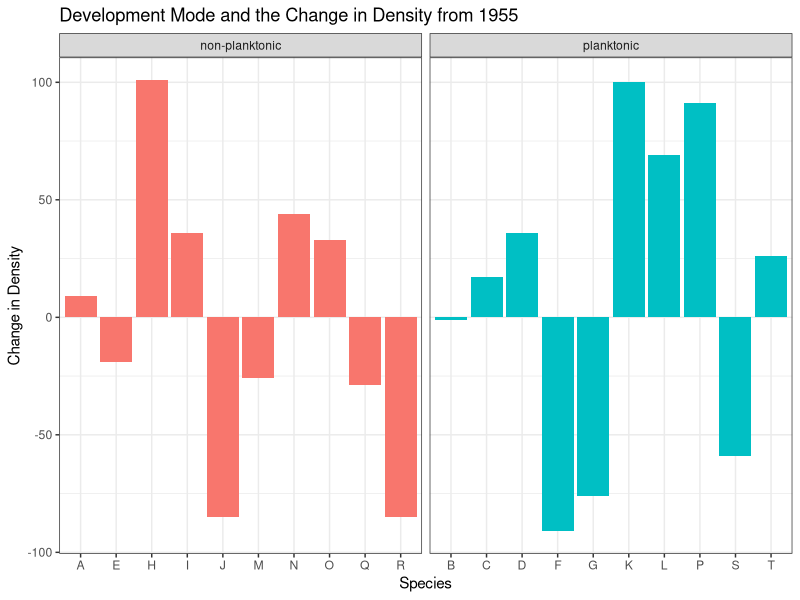
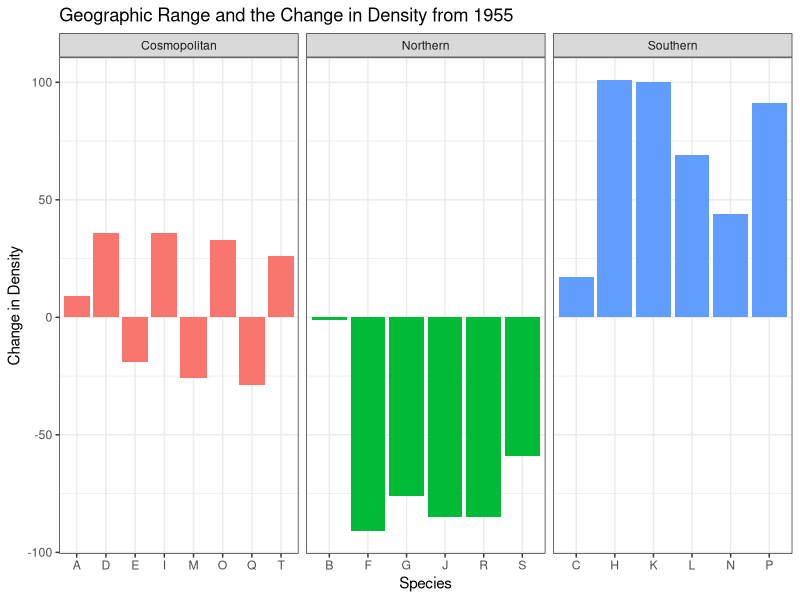
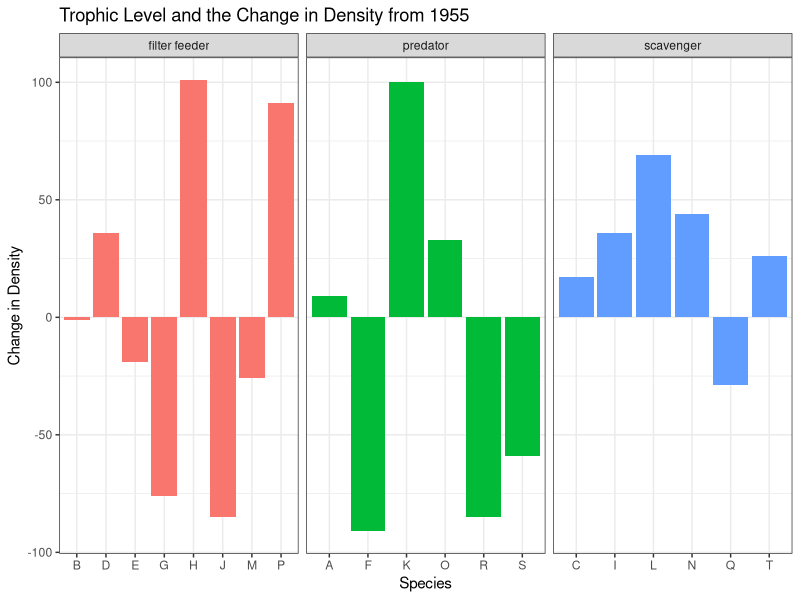
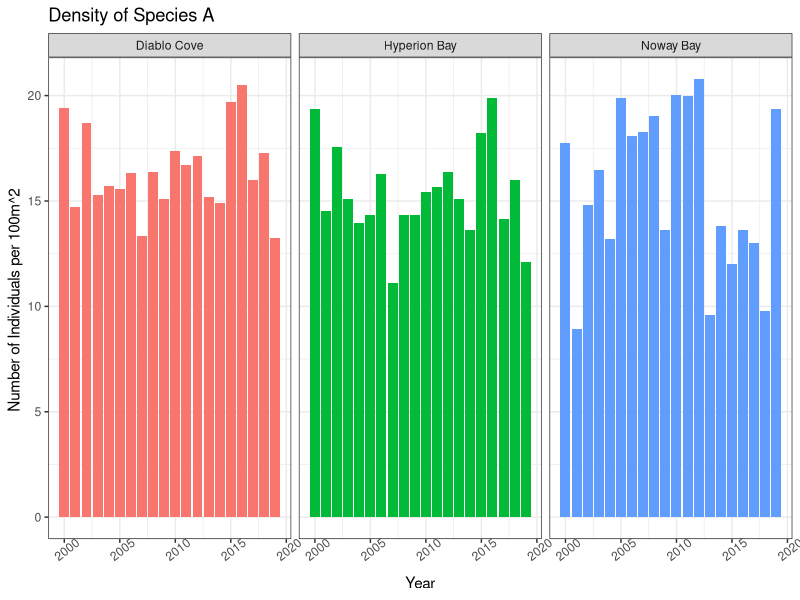
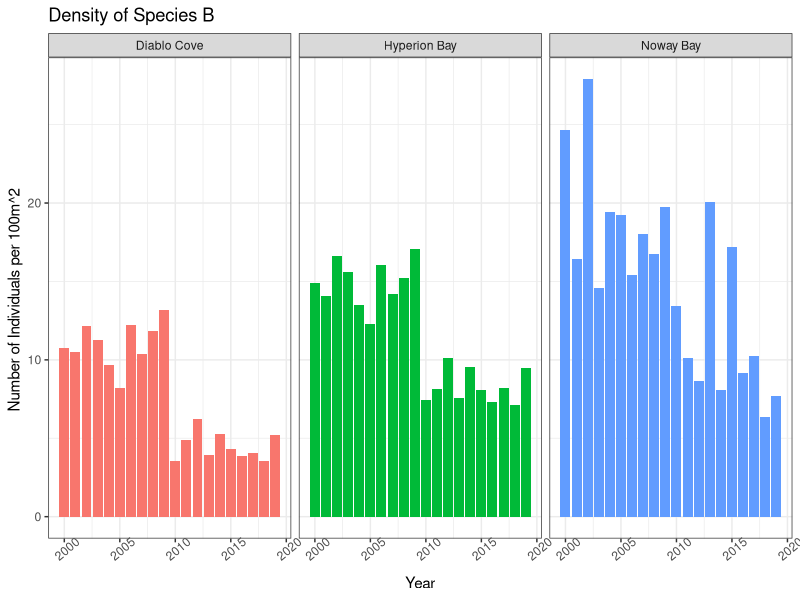
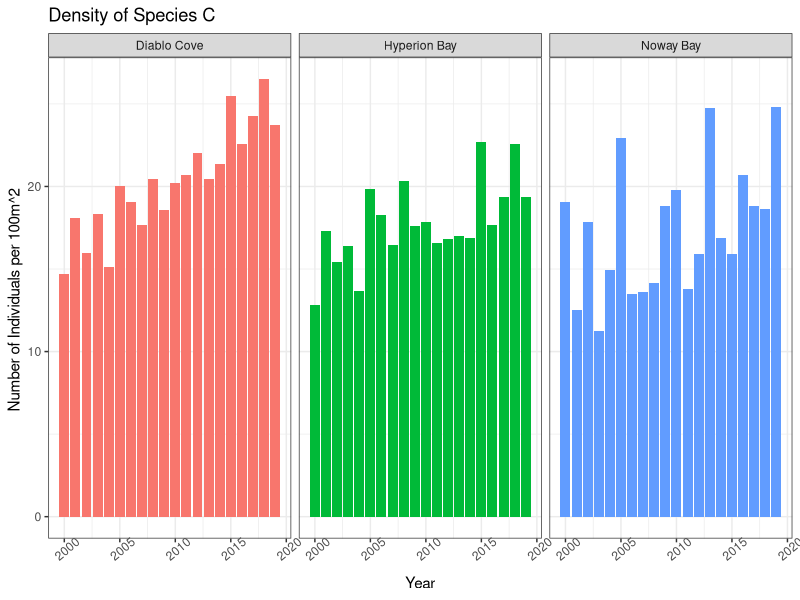
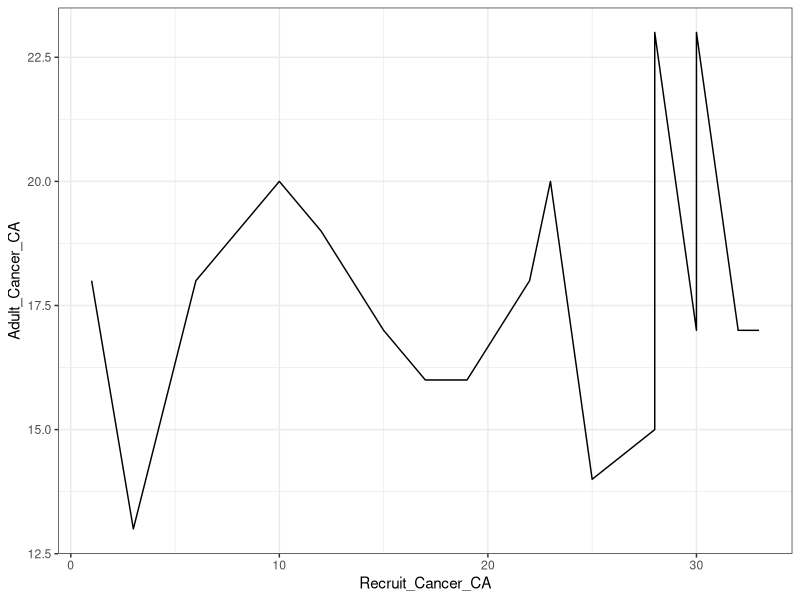
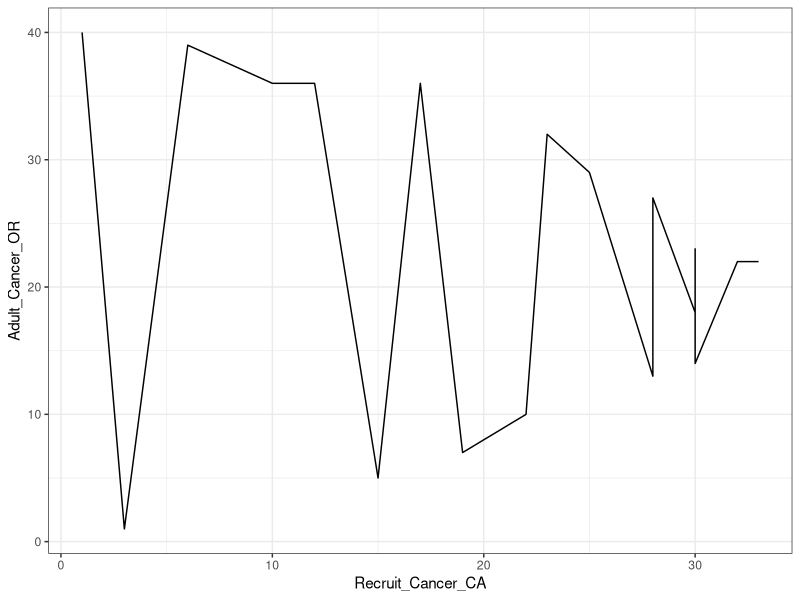

Write R code to recreate these figures, in order.
## ---- chunk 1
knitr::opts_chunk$set(echo = TRUE)
library(tidyverse)
## ---- chunk 2

climate_change <- read_csv("climate_change.csv")


## ---- chunk 3

development_change <- ggplot(climate_change, aes(x = Species, y = density_change, fill = development)) +
  geom_bar(stat = "identity") +
  facet_wrap(~development, scales = "free_x") +
  labs(title = "Development Mode and the Change in Density from 1955",
       y = "Change in Density") +
  theme_bw()+
  theme(legend.position = "none") 

development_change


## ---- chunk 4

geographic <- ggplot(climate_change, aes(x = Species, y = density_change, fill = geographic_range))+
  geom_bar(stat = "identity")+
  facet_wrap(~geographic_range, scales = "free_x") +
  theme_bw()+
  labs(title = "Geographic Range and the Change in Density from 1955",
       y = "Change in Density") +
  theme(legend.position = "none")

geographic



## ---- chunk 5

trophic <- ggplot(climate_change, aes(x = Species, y = density_change, fill = trophic_level))+
  geom_bar(stat = "identity")+
  facet_wrap(~trophic_level, scales = "free_x") +
  theme_bw()+
  labs(title = "Trophic Level and the Change in Density from 1955",
       y = "Change in Density") +
  theme(legend.position = "none")

trophic



## ---- chunk 6

nuclear <- read_csv("nuclearpowerplant.csv")

nuclearspecies <- read_csv("nuclear_species.csv")


## ---- chunk 7

speciesa <- ggplot(nuclearspecies, aes(x = Year, y = A, fill = Plant)) +
  geom_bar(stat = "identity") +
  facet_wrap(~Plant) +
  theme_bw() +
  theme(legend.position = "none",
        axis.text.x = element_text(angle = 38)) +
  labs(title = "Density of Species A",
       y = "Number of Individuals per 100m^2 ")
  

speciesa

## ---- chunk 8

speciesb <- ggplot(nuclearspecies, aes(x = Year, y = B, fill = Plant)) +
  geom_bar(stat = "identity") +
  facet_wrap(~Plant) +
  theme_bw() +
  theme(legend.position = "none",
        axis.text.x = element_text(angle = 40)) +
  labs(title = "Density of Species B",
       y = "Number of Individuals per 100m^2 ")
  

speciesb


## ---- chunk 9

speciesc <- ggplot(nuclearspecies, aes(x = Year, y = C, fill = Plant)) +
  geom_bar(stat = "identity") +
  facet_wrap(~Plant) +
  theme_bw() +
  theme(legend.position = "none",
        axis.text.x = element_text(angle = 40)) +
  labs(title = "Density of Species C",
       y = "Number of Individuals per 100m^2 ")
  

speciesc



## ---- chunk 10

fishery <- read_csv("fishery.csv") %>%
  na.omit()

adult_recruit <- read_csv("recruit_adult.csv")

recruit_adult <- read_csv("adult_recruit.csv")


## ---- chunk 11

cancer_adult_recruit_ca <- ggplot(recruit_adult, aes(x = Recruit_Cancer_CA, y = Adult_Cancer_CA)) +
  geom_line()+
  theme_bw()

cancer_adult_recruit_ca

c_recruitCA_adult_OR <- ggplot(recruit_adult, aes(x = Recruit_Cancer_CA, y = Adult_Cancer_OR))+
  geom_line()+
  theme_bw()

c_recruitCA_adult_OR

c_recruitOR_adult_CA <- ggplot(recruit_adult, aes(x = Recruit_Cancer_OR, y = Adult_Cancer_CA))+
  geom_line()+
  theme_bw()
c_recruitOR_adult_CA

cancer_adult_recruit_or <- ggplot(recruit_adult, aes(x = Recruit_Cancer_OR, y = Adult_Cancer_OR)) +
  geom_line()+
  theme_bw()

cancer_adult_recruit_or

barnacle_adult_recruit_ca <- ggplot(recruit_adult, aes(x = Recruit_Barnacle_CA, y = Adult_Barnacle_CA)) +
  geom_line()+
  theme_bw()

barnacle_adult_recruit_ca

barnacle_adult_recruit_or <- ggplot(recruit_adult, aes(x = Recruit_Barnacle_OR, y = Adult_Barnacle_OR)) +
  geom_line()+
  theme_bw()

barnacle_adult_recruit_or

b_recruit_ca_adult_or <- ggplot(recruit_adult, aes(x = Recruit_Barnacle_CA, y = Adult_Barnacle_OR)) +
  geom_line()+
  theme_bw()

b_recruit_ca_adult_or

b_recruit_or_adult_ca <- ggplot(recruit_adult, aes(x = Recruit_Barnacle_OR, y = Adult_Barnacle_CA)) +
  geom_line()+
  theme_bw()

b_recruit_or_adult_ca

## ---- chunk 12
crabs <- adult_recruit %>%
  filter(Species == "Cancer") %>%
  na.omit()
  


crabplot <- ggplot(crabs, aes(x = Year)) +
  geom_line(aes(y = Adult, color = "Adult")) +
  geom_line(aes(y = Recruitment, color = "Recruitment"))+
  facet_wrap(~State)+
  scale_y_continuous(sec.axis = sec_axis(~., name = "Recruitment")) +
  theme_bw()+
  labs(title = "Cancer Densities of Adults and Recruitments",
       color = "Density") +
  scale_color_manual(values = c("blue", "red"))


crabplot

## ---- chunk 13

barnacle <- adult_recruit %>%
  filter(Species == "Barnacle") %>%
  na.omit()
  


barnacleplot <- ggplot(barnacle, aes(x = Year)) +
  geom_line(aes(y = Adult, color = "Adult")) +
  geom_line(aes(y = Recruitment, color = "Recruitment"))+
  facet_wrap(~State)+
  scale_y_continuous(sec.axis = sec_axis(~., name = "Recruitment")) +
  theme_bw()+
  labs(title = "Barnacle Densities of Adults and Recruitments",
       color = "Density") +
  scale_color_manual(values = c("darkgreen", "purple"))


barnacleplot


## ---- chunk 14
recruit_upwelling <- ggplot(fishery, aes(x = Recruit_Cancer_CA)) +
  geom_line(aes(y = Upwelling_Winter_CA, color = "Upwelling Winter")) +
  geom_line(aes(y = Upwelling_Summer_CA, color = "Upwelling Summer")) +
  scale_y_continuous(sec.axis = sec_axis(~., name = "Summer")) +
  scale_color_manual(values = c("darkturquoise", "goldenrod1"))+
  labs(title = "Recruitment of Cancer Crabs During Upwelling in CA",
       x = "Cancer Recruitment",
       y = "Winter",
       color = "Season")+
  theme_bw()
  


recruit_upwelling


## ---- chunk 15

oregon_upwelling <- ggplot(fishery, aes(x = Recruit_Cancer_OR)) +
  geom_line(aes(y = Upwelling_Winter_OR, color = "Upwelling Winter")) +
  geom_line(aes(y = Upwelling_Summer_OR, color = "Upwelling Summer")) +
  scale_y_continuous(sec.axis = sec_axis(~., name = "Summer")) +
  scale_color_manual(values = c("deeppink3", "lightseagreen"))+
  labs(title = "Recruitment of Cancer Crabs During Upwelling in OR",
       x = "Cancer Recruitment",
       y = "Winter",
       color = "Season")+
  theme_bw()
  


oregon_upwelling


## ---- chunk 16

barn_ca_upwelling <- ggplot(fishery, aes(x = Recruit_Barnacle_CA)) +
  geom_line(aes(y = Upwelling_Winter_CA, color = "Upwelling Winter")) +
  scale_color_manual(values = c("darkorange3", "cyan3"))+
  labs(title = "Recruitment of Barnacle Bill During Winter Upwelling in CA",
       x = "Barnacle Recruitment",
       y = "Winter",
       color = "Season")+
  theme_bw()
  


barn_ca_upwelling


## ---- chunk 17
barn_winter_ca <- ggplot(fishery, aes(x = Year)) +
  geom_line(aes(y = Upwelling_Winter_CA, color = "Upwelling Winter")) +
  geom_line(aes(y = Recruit_Barnacle_CA, color = "Recruitment")) +
  scale_y_continuous(sec.axis = sec_axis(~., name = "Recruitment")) +
  scale_color_manual(values = c("darkorange3", "cyan3"))+
  labs(title = "Recruitment of Barnacle Bill During Witner Upwelling in CA",
       x = "Year",
       y = "Winter",
       color = "Season")+
  theme_bw()
  


barn_winter_ca


## ---- chunk 18

barn_or_upwelling <- ggplot(fishery, aes(x = Recruit_Barnacle_OR)) +
  geom_line(aes(y = Upwelling_Winter_OR, color = "Upwelling Winter")) +
  geom_line(aes(y = Upwelling_Summer_OR, color = "Upwelling Summer")) +
  scale_y_continuous(sec.axis = sec_axis(~., name = "Summer")) +
  scale_color_manual(values = c("slateblue1", "coral2"))+
  labs(title = "Recruitment of Barnacle Bill During Upwelling in OR",
       x = "Barnacle Recruitment",
       y = "Winter",
       color = "Season")+
  theme_bw()
  


barn_or_upwelling


## ---- chunk 19

barn_winter_upwelling <- ggplot(fishery, aes(x = Year)) +
  geom_line(aes(y = Upwelling_Winter_OR, color = "Upwelling Winter")) +
  geom_line(aes(y = Recruit_Barnacle_OR, color = "Recruitment")) +
  scale_y_continuous(sec.axis = sec_axis(~., name = "Recruitment")) +
  scale_color_manual(values = c("slateblue1", "coral2"))+
  labs(title = "Recruitment of Barnacle Bill During Winter Upwelling in OR",
       x = "Year",
       y = "Winter",
       color = "Season")+
  theme_bw()
  


barn_winter_upwelling



